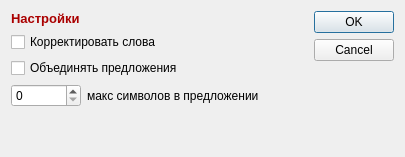
<?xml version="1.0" encoding="UTF-8"?>
<ui version="4.0">
 <class>SettingsDlg</class>
 <widget class="QDialog" name="SettingsDlg">
  <property name="geometry">
   <rect>
    <x>0</x>
    <y>0</y>
    <width>405</width>
    <height>157</height>
   </rect>
  </property>
  <property name="windowTitle">
   <string>Dialog</string>
  </property>
  <layout class="QHBoxLayout" name="horizontalLayout_2">
   <item>
    <layout class="QVBoxLayout" name="verticalLayout">
     <item>
      <widget class="QLabel" name="label">
       <property name="text">
        <string>&lt;html&gt;&lt;head/&gt;&lt;body&gt;&lt;p&gt;&lt;span style=&quot; font-size:10pt; font-weight:600; color:#aa0000;&quot;&gt;Настройки&lt;/span&gt;&lt;/p&gt;&lt;/body&gt;&lt;/html&gt;</string>
       </property>
      </widget>
     </item>
     <item>
      <widget class="QCheckBox" name="correctWordsAndChar">
       <property name="text">
        <string>Корректировать слова</string>
       </property>
      </widget>
     </item>
     <item>
      <widget class="QCheckBox" name="unionSentenceChar">
       <property name="text">
        <string>Объединять предложения</string>
       </property>
      </widget>
     </item>
     <item>
      <layout class="QHBoxLayout" name="horizontalLayout">
       <item>
        <widget class="QSpinBox" name="maxCharInSentense">
         <property name="minimumSize">
          <size>
           <width>40</width>
           <height>0</height>
          </size>
         </property>
         <property name="maximumSize">
          <size>
           <width>70</width>
           <height>16777215</height>
          </size>
         </property>
        </widget>
       </item>
       <item>
        <widget class="QLabel" name="label_2">
         <property name="text">
          <string>макс символов в предложении</string>
         </property>
        </widget>
       </item>
      </layout>
     </item>
     <item>
      <spacer name="verticalSpacer">
       <property name="orientation">
        <enum>Qt::Vertical</enum>
       </property>
       <property name="sizeHint" stdset="0">
        <size>
         <width>20</width>
         <height>40</height>
        </size>
       </property>
      </spacer>
     </item>
    </layout>
   </item>
   <item>
    <widget class="QDialogButtonBox" name="buttonBox">
     <property name="orientation">
      <enum>Qt::Vertical</enum>
     </property>
     <property name="standardButtons">
      <set>QDialogButtonBox::Cancel|QDialogButtonBox::Ok</set>
     </property>
    </widget>
   </item>
  </layout>
 </widget>
 <resources/>
 <connections>
  <connection>
   <sender>buttonBox</sender>
   <signal>accepted()</signal>
   <receiver>SettingsDlg</receiver>
   <slot>accept()</slot>
   <hints>
    <hint type="sourcelabel">
     <x>248</x>
     <y>254</y>
    </hint>
    <hint type="destinationlabel">
     <x>157</x>
     <y>274</y>
    </hint>
   </hints>
  </connection>
  <connection>
   <sender>buttonBox</sender>
   <signal>rejected()</signal>
   <receiver>SettingsDlg</receiver>
   <slot>reject()</slot>
   <hints>
    <hint type="sourcelabel">
     <x>316</x>
     <y>260</y>
    </hint>
    <hint type="destinationlabel">
     <x>286</x>
     <y>274</y>
    </hint>
   </hints>
  </connection>
 </connections>
</ui>
